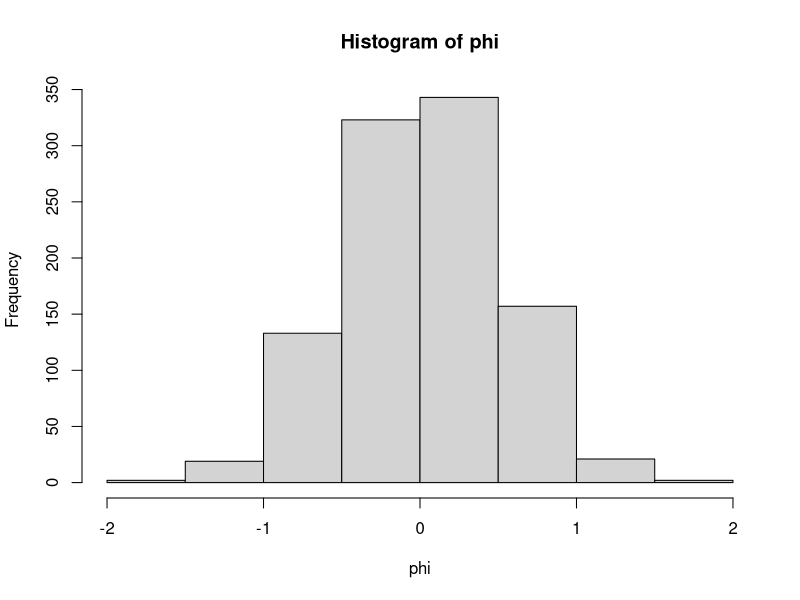
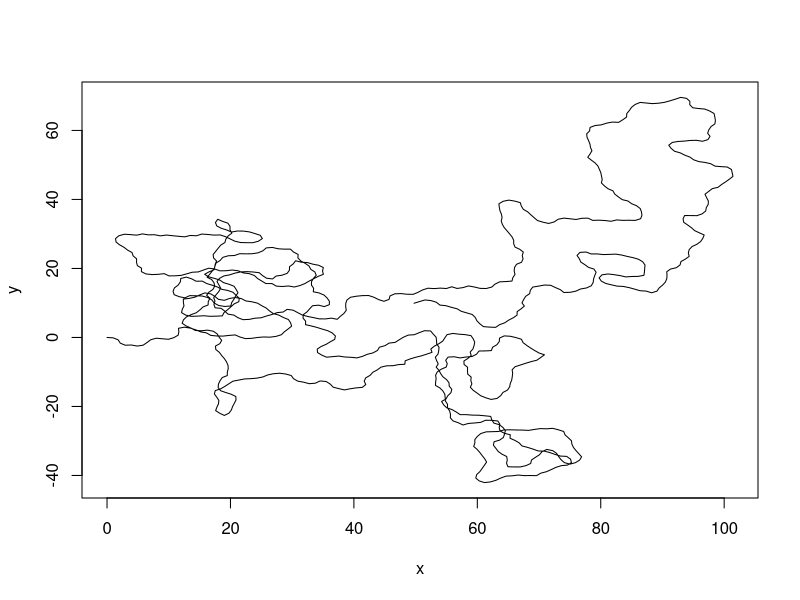

Here is the R script that generated these plots, in order: (Note: this script raises an error after producing the figures.)
##AUto correlated random walk
N<- 1000
phi <- sapply(1:N, function(d){rnorm(1, mean=0, sd=0.5) })
hist(phi)
V <- rep(1, N)
phi.cum <- cumsum(phi)%%(2*pi)
x <- cumsum(c(0,cos(phi.cum)*V))
y <- cumsum(c(0,sin(phi.cum)*V))
plot(x,y,"l")


traj <- data.frame(x=x, y=y)
s=1
time <- seq(1,N,s)
hh <- floor(time/3600)
mn <- floor((time - hh*3600)/60)
ss <- (time - hh*3600-mn*60)

traj1 <- traj[time,]

ltraj1 <- as.ltraj(xy = traj1, 
                   typeII = TRUE,
                   date =as.POSIXct( strptime(paste(hh, mn, ss, sep=":"),   format="%H:%M:%S"),  tz="GMT"),
                   id = rep(1,length(time)))


l=2
reg.traj <- redisltraj(ltraj1,u = l,burst = 1, type = "space" )
cr <- mean(cos(reg.traj[[1]]$rel.angle), na.rm = TRUE)
lr <- l
SinIndex <- sqrt(2/lr*tan(pi/2*(1-cr)))

reg.traj[[1]]$speed <- reg.traj[[1]]$dist/reg.traj[[1]]$dt
meanSpeed <- mean(reg.traj[[1]]$speed, na.rm=T)
diffIndex <- meanSpeed/SinIndex^2

#class(reg.traj) <- class(reg.traj)[1]
plot(reg.traj)
